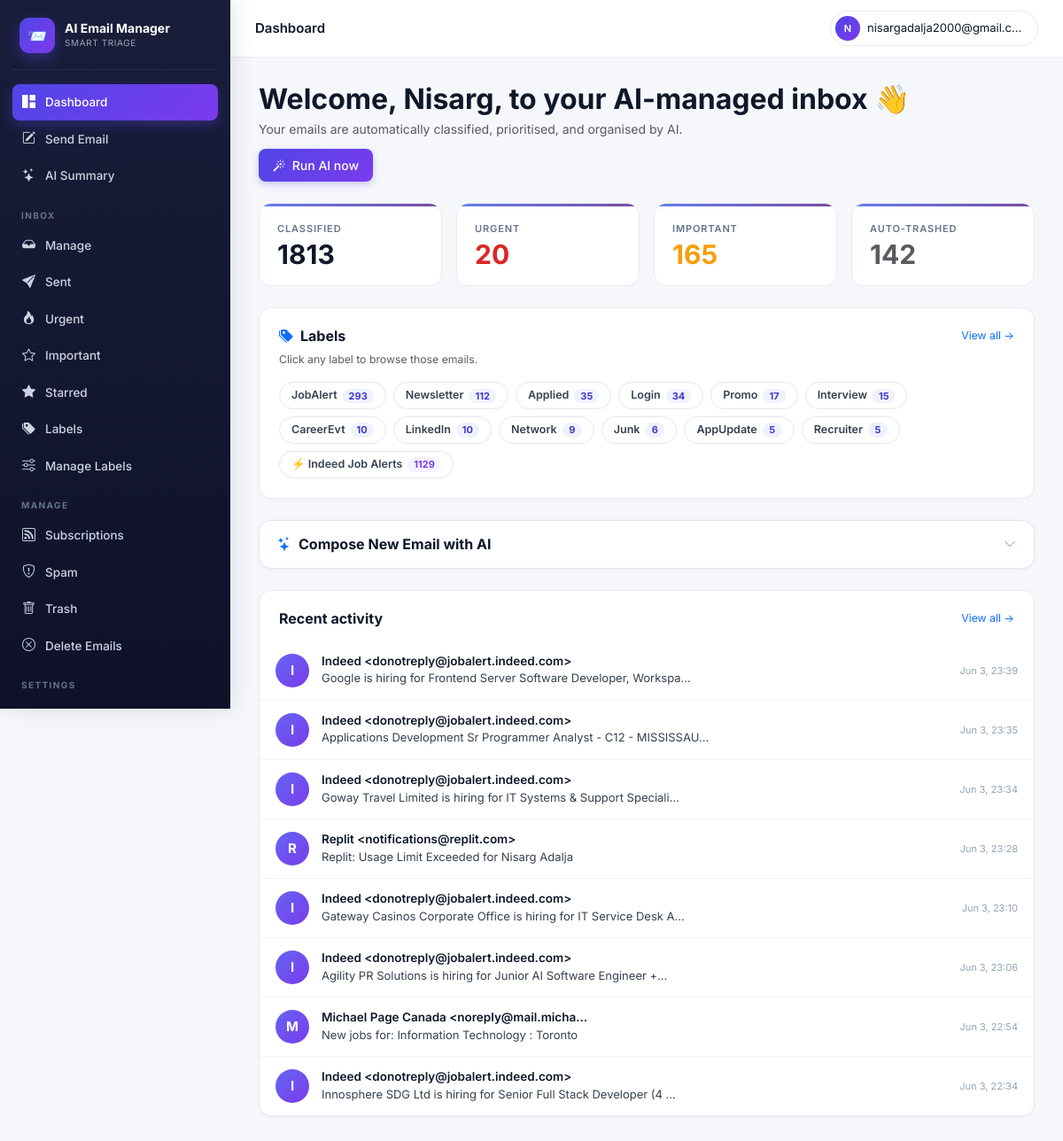
The page /accounts/dashboard/ (signed in) on the database its author committed.
### accounts/models.py (models this page shows, shortened)
class EmailCategory(models.Model):
    slug         = models.SlugField(max_length=64, unique=True)
    name         = models.CharField(max_length=120)
    short_label  = models.CharField(max_length=32)
    group        = models.CharField(max_length=64)
    description  = models.TextField(blank=True)
    default_tier = models.CharField(max_length=16, choices=TIER_CHOICES, default="normal")

class UserCustomCategory(models.Model):
    user        = models.ForeignKey(User, on_delete=models.CASCADE, related_name="custom_categories")
    name        = models.CharField(max_length=100)
    slug        = models.SlugField(max_length=100)
    description = models.TextField(blank=True, help_text="Describe what kinds of emails belong here")
    created_at  = models.DateTimeField(auto_now_add=True)
    class Meta:
        unique_together = [("user", "slug")]

class ClassifiedEmail(models.Model):
    user            = models.ForeignKey(User, on_delete=models.CASCADE, related_name="classified_emails")
    gmail_id        = models.CharField(max_length=64)
    thread_id       = models.CharField(max_length=64, blank=True)
    subject         = models.CharField(max_length=500, blank=True)
    sender          = models.CharField(max_length=300, blank=True)
    sender_email    = models.CharField(max_length=200, blank=True)
    snippet         = models.TextField(blank=True)
    received_at     = models.DateTimeField(null=True, blank=True)
    category        = models.ForeignKey(EmailCategory, on_delete=models.SET_NULL, null=True, blank=True)
    custom_category = models.ForeignKey(UserCustomCategory, on_delete=models.SET_NULL, null=True, blank=True)
    importance      = models.IntegerField(default=3)
    is_urgent       = models.BooleanField(default=False)
    is_event        = models.BooleanField(default=False)
    event_when      = models.CharField(max_length=120, blank=True)
    reason          = models.TextField(blank=True)
    action_taken    = models.CharField(max_length=16, default="kept")
    unsubscribe_url = models.URLField(max_length=1000, blank=True)
    classified_at   = models.DateTimeField(auto_now_add=True)
    class Meta:
        unique_together = [("user", "gmail_id")]
        indexes = [models.Index(fields=["user", "-received_at"])]

### accounts/views.py (the view)
# urls.py: path("dashboard/",        views.dashboard,       name="dashboard"),
@login_required
def dashboard(request):
    profile = _ensure_profile(request)
    if not profile.onboarded:
        return redirect("onboarding_step1")
    if not hasattr(request.user, "google_account"):
        return redirect("google_start")
    stats = {
        "total":     ClassifiedEmail.objects.filter(user=request.user).count(),
        "important": ClassifiedEmail.objects.filter(user=request.user, importance__gte=4).count(),
        "urgent":    ClassifiedEmail.objects.filter(
            user=request.user,
            category__in=UserCategoryPreference.objects.filter(user=request.user, tier="critical").values_list("category_id", flat=True)
        ).count(),
        "trashed":   ClassifiedEmail.objects.filter(user=request.user, action_taken="trashed").count(),
    }
    recent = (ClassifiedEmail.objects.filter(user=request.user)
              .select_related("category").order_by("-received_at")[:8])
    label_counts = (ClassifiedEmail.objects
                    .filter(user=request.user, category__isnull=False)
                    .values("category__id", "category__short_label")
                    .annotate(count=Count("id"))
                    .order_by("-count")[:12])
    custom_label_counts = (ClassifiedEmail.objects
                           .filter(user=request.user, custom_category__isnull=False)
                           .values("custom_category__id", "custom_category__name")
                           .annotate(count=Count("id"))
                           .order_by("-count")[:6])
    return render(request, "dashboard.html", {
        "google_acc": request.user.google_account, "profile": profile,
        "stats": stats, "recent": recent,
        "label_counts": label_counts,
        "custom_label_counts": custom_label_counts,
    })

### accounts/context_processors.py (called while the page is built)
def active_job(request):
    if not request.user.is_authenticated:
        return {}
    job = (ClassificationJob.objects
           .filter(user=request.user, status__in=["pending", "running"])
           .order_by("-id").first())
    return {"global_active_job": job}

### accounts/views.py (called while the page is built)
def _ensure_profile(request):
    profile, _ = UserProfile.objects.get_or_create(
        user=request.user, defaults={"full_name": request.user.get_full_name()},
    )
    return profile

### templates/dashboard.html (shortened to what this page needs)
{% extends "base.html" %}{% block title %}Dashboard{% endblock %}
{% block topbar_title %}Dashboard{% endblock %}
{% block body %}
<div class="dash-header">
  <div>
    <h2 class="mb-1 fw-bold">Welcome{% if user.first_name %}, {{ user.first_name }}{% endif %}, to your AI-managed inbox 👋</h2>
    <p class="text-muted mb-0">Your emails are automatically classified, prioritised, and organised by AI.</p>
  </div>
  <a href="{% url 'manage_emails' %}" class="btn btn-primary"><i class="bi bi-magic me-1"></i> Run AI now</a>
</div>
<div class="row g-3 mb-4">
  <div class="col-6 col-md-3">
    <div class="stat-card">
      <div class="stat-label">Classified</div>
      <div class="stat-value">{{ stats.total }}</div>
    </div>
  </div>
  <div class="col-6 col-md-3">
    <a href="{% url 'urgent' %}" style="text-decoration:none">
      <div class="stat-card hover-lift">
        <div class="stat-label">Urgent</div>
        <div class="stat-value" style="color:var(--critical)">{{ stats.urgent }}</div>
      </div>
    </a>
  </div>
  <div class="col-6 col-md-3">
    <a href="{% url 'important' %}" style="text-decoration:none">
      <div class="stat-card hover-lift">
        <div class="stat-label">Important</div>
        <div class="stat-value" style="color:var(--important)">{{ stats.important }}</div>
      </div>
    </a>
  </div>
  <div class="col-6 col-md-3">
    <a href="{% url 'trash' %}" style="text-decoration:none">
      <div class="stat-card hover-lift">
        <div class="stat-label">Auto-trashed</div>
        <div class="stat-value text-muted">{{ stats.trashed }}</div>
      </div>
    </a>
  </div>
</div>
{% if label_counts %}
<div class="card-modern mb-4">
  <div class="d-flex justify-content-between align-items-center mb-2">
    <h6 class="mb-0 fw-bold"><i class="bi bi-tags-fill text-primary me-2"></i>Labels</h6>
    <a href="{% url 'labels' %}" class="small text-primary text-decoration-none">View all →</a>
  </div>
  <p class="text-muted small mb-3">Click any label to browse those emails.</p>
  <div class="lbl-strip">
    {% for l in label_counts %}
      <a href="{% url 'manage_emails' %}?category={{ l.category__id }}" class="lbl-chip">
        <span>{{ l.category__short_label }}</span>
        <span class="cnt">{{ l.count }}</span>
      </a>
    {% endfor %}
    {% for l in custom_label_counts %}
      <a href="{% url 'manage_emails' %}?custom_category={{ l.custom_category__id }}" class="lbl-chip custom">
        <span>⚡ {{ l.custom_category__name }}</span>
        <span class="cnt custom">{{ l.count }}</span>
      </a>
    {% endfor %}
  </div>
</div>
{% endif %}
<div class="compose-card mb-4">
  <div class="compose-header" onclick="toggleCompose()">
    <h6><i class="bi bi-stars text-primary"></i> Compose New Email with AI</h6>
    <i class="bi bi-chevron-down compose-toggle-icon" id="compose-chevron"></i>
  </div>
</div>
<div class="card-modern">
  <div class="d-flex justify-content-between align-items-center mb-3">
    <h6 class="mb-0 fw-bold">Recent activity</h6>
    <a href="{% url 'manage_emails' %}" class="small text-primary text-decoration-none">View all →</a>
  </div>
  <ul class="elist" style="margin:0 -22px -22px">
    {% for e in recent %}
      <li class="elist-item" onclick="window.location='{% url 'email_detail' e.gmail_id %}'">
        <div class="elist-avatar" style="background:linear-gradient(135deg,#6366f1,#7c3aed)">{{ e.sender|slice:":1"|upper }}</div>
        <div class="elist-body">
          <div class="elist-sender">{{ e.sender|truncatechars:40 }}</div>
          <div class="elist-subject">{{ e.subject|truncatechars:65 }}</div>
        </div>
        <div class="elist-meta">
          <span class="elist-time local-ts" data-ts="{{ e.received_at|date:'c' }}">{{ e.received_at|date:"M d, H:i" }}</span>
        </div>
      </li>
    {% empty %}
      <li class="elist-empty" style="padding:36px">
        <i class="bi bi-inbox"></i>
        <strong>No emails classified yet</strong>
        <p class="small mt-1 mb-0"><a href="{% url 'manage_emails' %}" class="text-primary">Run AI →</a></p>
      </li>
    {% endfor %}
  </ul>
</div>
{% endblock %}

### templates/base.html (shortened to what this page needs)
{% load static %}
<!doctype html>
<html lang="en">
<head>
<link href="https://cdn.jsdelivr.net/npm/bootstrap@5.3.3/dist/css/bootstrap.min.css" rel="stylesheet">
<link href="https://cdn.jsdelivr.net/npm/bootstrap-icons@1.11.3/font/bootstrap-icons.css" rel="stylesheet">
</head>
<body>
<div class="app-shell">
  <aside class="sidebar" id="sidebar">
    <div class="brand">
      <div class="brand-logo">📨</div>
      <div>
        <div class="brand-name">AI Email Manager</div>
        <div class="brand-sub">Smart triage</div>
      </div>
    </div>
    <nav>
      <a class="side-link {% if request.resolver_match.url_name == 'dashboard' %}active{% endif %}" href="{% url 'dashboard' %}">
        <i class="bi bi-grid-1x2-fill"></i> Dashboard
      </a>
      <button class="side-link" style="background:none;border:none;width:100%;cursor:pointer;text-align:left"
              onclick="openComposeModal()">
        <i class="bi bi-pencil-square"></i> Send Email
      </button>
      <a class="side-link {% if request.resolver_match.url_name == 'email_summary' %}active{% endif %}" href="{% url 'email_summary' %}">
        <i class="bi bi-stars"></i> AI Summary
      </a>
      <div class="side-section">Inbox</div>
      <a class="side-link {% if request.resolver_match.url_name == 'manage_emails' %}active{% endif %}" href="{% url 'manage_emails' %}">
        <i class="bi bi-inbox-fill"></i> Manage
      </a>
      <a class="side-link {% if request.resolver_match.url_name == 'sent' %}active{% endif %}" href="{% url 'sent' %}">
        <i class="bi bi-send-fill"></i> Sent
      </a>
      <a class="side-link {% if request.resolver_match.url_name == 'urgent' %}active{% endif %}" href="{% url 'urgent' %}">
        <i class="bi bi-fire"></i> Urgent
      </a>
      <a class="side-link {% if request.resolver_match.url_name == 'important' %}active{% endif %}" href="{% url 'important' %}">
        <i class="bi bi-star"></i> Important
      </a>
      <a class="side-link {% if request.resolver_match.url_name == 'starred' %}active{% endif %}" href="{% url 'starred' %}">
        <i class="bi bi-star-fill"></i> Starred
      </a>
      <a class="side-link {% if request.resolver_match.url_name == 'labels' %}active{% endif %}" href="{% url 'labels' %}">
        <i class="bi bi-tags-fill"></i> Labels
      </a>
      <a class="side-link {% if request.resolver_match.url_name == 'manage_labels' %}active{% endif %}" href="{% url 'manage_labels' %}">
        <i class="bi bi-sliders"></i> Manage Labels
      </a>
      <div class="side-section">Manage</div>
      <a class="side-link {% if request.resolver_match.url_name == 'subscriptions' %}active{% endif %}" href="{% url 'subscriptions' %}">
        <i class="bi bi-rss"></i> Subscriptions
      </a>
      <a class="side-link {% if request.resolver_match.url_name == 'spam' %}active{% endif %}" href="{% url 'spam' %}">
        <i class="bi bi-shield-exclamation"></i> Spam
      </a>
      <a class="side-link {% if request.resolver_match.url_name == 'trash' %}active{% endif %}" href="{% url 'trash' %}">
        <i class="bi bi-trash"></i> Trash
      </a>
      <a class="side-link {% if request.resolver_match.url_name == 'delete_emails' %}active{% endif %}" href="{% url 'delete_emails' %}">
        <i class="bi bi-x-circle"></i> Delete Emails
      </a>
      <div class="side-section">Settings</div>
      <a class="side-link {% if request.resolver_match.url_name == 'categories' %}active{% endif %}" href="{% url 'categories' %}">
        <i class="bi bi-tags"></i> Categories
      </a>
    </nav>
  </aside>
  <div class="main-wrap">
    <header class="topbar">
      <div class="topbar-left">
        <div class="topbar-title">{% block topbar_title %}{% endblock %}</div>
      </div>
      <div class="topbar-right">
        <div class="dropdown">
          <button class="user-chip dropdown-toggle" data-bs-toggle="dropdown" aria-expanded="false">
            <span class="user-avatar">{{ user.email|slice:":1"|upper }}</span>
            <span class="d-none d-sm-inline" style="max-width:180px;overflow:hidden;text-overflow:ellipsis;white-space:nowrap">{{ user.email }}</span>
          </button>
        </div>
      </div>
    </header>
    <main class="main">
      {% block body %}{% endblock %}
    </main>
  </div>
</div>
</body>
</html>

### templates/dashboard.html (style rules this page uses)
.dash-header { display:flex;justify-content:space-between;align-items:center;flex-wrap:wrap;gap:12px;margin-bottom:24px }
.lbl-strip { display:flex;flex-wrap:wrap;gap:8px;margin-top:10px }
.lbl-chip { display:inline-flex;align-items:center;gap:6px;background:#fff;border:1px solid #e2e8f0;border-radius:20px;padding:5px 13px;font-size:12.5px;font-weight:600;color:#374151;text-decoration:none;transition:all .15s;cursor:pointer }
.lbl-chip .cnt { background:#eef2ff;color:#4338ca;border-radius:10px;padding:0 7px;font-size:11px;font-weight:700;min-width:22px;text-align:center }
.lbl-chip.custom .cnt { background:#f5f3ff;color:#7c3aed }
.compose-card { background:#fff;border:1px solid #e2e8f0;border-radius:14px;margin-bottom:24px;box-shadow:0 1px 4px rgba(0,0,0,.05);overflow:hidden }
.compose-header { display:flex;justify-content:space-between;align-items:center;padding:16px 20px;cursor:pointer;user-select:none }
.compose-header h6 { margin:0;font-weight:700;display:flex;align-items:center;gap:8px }
.compose-toggle-icon { color:#94a3b8;transition:transform .2s }

### rows shown on the page
EmailCategory: category__short_label "JobAlert", count "293"
EmailCategory: category__short_label "Newsletter", count "112"
EmailCategory: category__short_label "Applied", count "35"
EmailCategory: category__short_label "Login", count "34"
EmailCategory: category__short_label "Promo", count "17"
EmailCategory: category__short_label "Interview", count "15"
EmailCategory: category__short_label "CareerEvt", count "10"
EmailCategory: category__short_label "LinkedIn", count "10"
EmailCategory: category__short_label "Network", count "9"
EmailCategory: category__short_label "Junk", count "6"
EmailCategory: category__short_label "Recruiter", count "5"
UserCustomCategory: custom_category__name "Indeed Job Alerts", count "1129"
ClassifiedEmail: sender "I", sender "Indeed <donotreply@jobalert.indeed.com>", subject "Google is hiring for Frontend Server Software Developer, Workspa…"
ClassifiedEmail: sender "I", sender "Indeed <donotreply@jobalert.indeed.com>", subject "Applications Development Sr Programmer Analyst - C12 - MISSISSAU…"
ClassifiedEmail: sender "I", sender "Indeed <donotreply@jobalert.indeed.com>", subject "Goway Travel Limited is hiring for IT Systems & Support Speciali…"
ClassifiedEmail: sender "R", sender "Replit <notifications@replit.com>", subject "Replit: Usage Limit Exceeded for Nisarg Adalja"
ClassifiedEmail: sender "I", sender "Indeed <donotreply@jobalert.indeed.com>", subject "Gateway Casinos Corporate Office is hiring for IT Service Desk A…"
ClassifiedEmail: sender "I", sender "Indeed <donotreply@jobalert.indeed.com>", subject "Agility PR Solutions is hiring for Junior AI Software Engineer +…"
ClassifiedEmail: sender "M", sender "Michael Page Canada <noreply@mail.micha…", subject "New jobs for: Information Technology : Toronto"
ClassifiedEmail: sender "I", sender "Indeed <donotreply@jobalert.indeed.com>", subject "Innosphere SDG Ltd is hiring for Senior Full Stack Developer (4 …"

### other values the page prints
{{ user.email|slice:":1"|upper }} "N"
{{ user.email }} "nisargadalja2000@gmail.c…"
{{ user.first_name }} "Nisarg"
{{ stats.total }} "1813"
{{ stats.urgent }} "20"
{{ stats.important }} "165"
{{ stats.trashed }} "142"
{{ l.category__short_label }} "AppUpdate"
{{ l.count }} "5"
